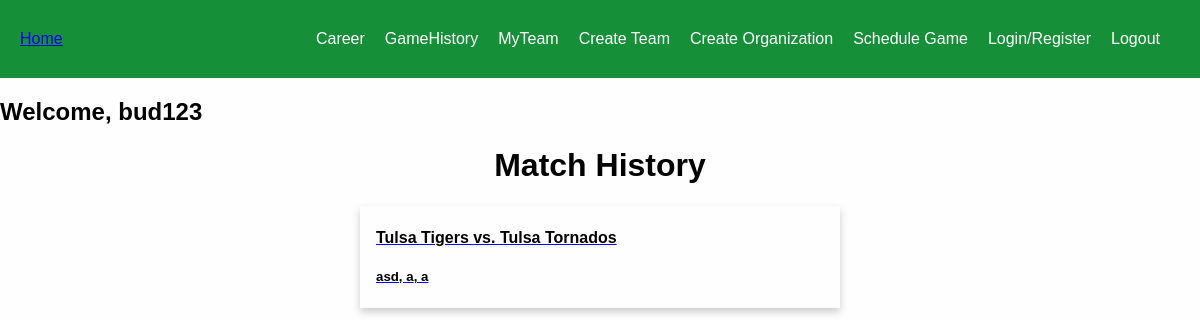
/game-history/ (signed in), run on an earlier commit of the app's database.
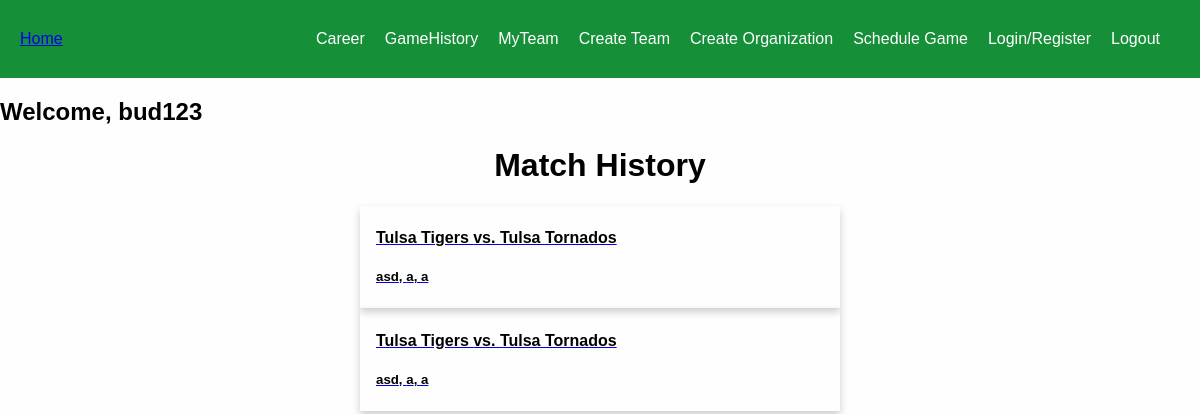
And on a later commit of the database.
### base/models.py (models this page shows, shortened)
class Game(models.Model):
    entering_stats = models.BooleanField(default=False,null=True,blank=False) # true if stat entering has began, this is set to true when the inilize game info is submitted
    doneStats = models.BooleanField(default=False,null=True,blank=False) # true is stat entering has concluded, this is set to true when the last over of the last innings is iterated through
    archived = models.BooleanField(default=False,null=True,blank=False) # this is set to true when the user confirms that there is no edits to make to the stats entered.
    winner = models.ForeignKey(Team,on_delete=models.SET_NULL,null=True, related_name="winner",blank=True)
    team1 = models.ForeignKey(Team,on_delete=models.SET_NULL,null=True, related_name="team1")  # team that sent invite
    team2 = models.ForeignKey(Team,on_delete=models.SET_NULL,null=True, related_name="team2")
    batting1_team = models.ForeignKey(Team,on_delete=models.SET_NULL,null=True, related_name="batting1")
    bowling1_team = models.ForeignKey(Team,on_delete=models.SET_NULL,null=True, related_name="bowling1")
    batting2_team = models.ForeignKey(Team,on_delete=models.SET_NULL,null=True, related_name="batting2")
    bowling2_team  = models.ForeignKey(Team,on_delete=models.SET_NULL,null=True, related_name="bowling2")
    year = models.CharField(max_length=200,null=True)
    month = models.CharField(max_length=200,null=True)
    day = models.CharField(max_length=200,null=True)
    time = models.CharField(max_length=200,null=True)
    location = models.CharField(max_length=200,null=True)
    overs = models.IntegerField(default=0,null=True,blank=True)
    batting_score1 = models.IntegerField(default=0,null=True,blank=True) # number of runs for the first batting team
    batting_score2 = models.IntegerField(default=0,null=True,blank=True) # number of runs for second batting team
    bowling_score1 = models.IntegerField(default=0,null=True,blank=True) # number of wickets for the frist bowling team
    bowling_score2 = models.IntegerField(default=0,null=True,blank=True) # number of wickets for the second bowling team
    current_innings =  models.IntegerField(default=1,  null=True,blank=True)
    current_over = models.IntegerField(default=1,  null=True,blank=True)
    current_ball = models.IntegerField(default=1,  null=True,blank=True)
    ball1 = models.CharField(max_length=200,null=True) # icon of first ball in current over
    ball2 = models.CharField(max_length=200,null=True)
    ball3 = models.CharField(max_length=200,null=True)
    ball4 = models.CharField(max_length=200,null=True)
    ball5 = models.CharField(max_length=200,null=True)
    ball6 = models.CharField(max_length=200,null=True)
    on_strike_batsman = models.OneToOneField("Player", related_name="on_strike_batsman",on_delete=models.SET_NULL,null=True,blank=True,unique=False)
    off_strike_batsman = models.OneToOneField("Player", related_name="off_strike_batsman",on_delete=models.SET_NULL,null=True,blank=True,unique=False)
    current_bowler = models.OneToOneField("Player", related_name="current_bowler",on_delete=models.SET_NULL,null=True,blank=True,unique=False)
    players_stats = models.ManyToManyField("PlayerGameStat", related_name="players_stats", blank=True)

class Team(models.Model):
    name = models.CharField(max_length=200,null=True)
    captain = models.OneToOneField("Player", related_name="captain",on_delete=models.SET_NULL,null=True,blank=True,unique=False)
    players = models.ManyToManyField("Player", related_name="players", blank=True)
    games_played = models.IntegerField(default=0,null=True,blank=True)
    games_won = models.IntegerField(default=0,null=True,blank=True)
    runs_average = models.FloatField(default=0,null=True,blank=True)
    wickets_average = models.FloatField(default=0,null=True,blank=True)
    games = models.ManyToManyField("Game", related_name="gammes", blank=True)
    temporary = models.BooleanField(default=False,null=True,blank=False)

### base/views.py (the view)
# urls.py: path("game-history/", views.game_history, name="game-history"),
def game_history(request):
    user = request.user
    games = []
    for g in user.games.all():
        if g.doneStats == True:  # a game-object is completed if
            games.append(g)
    context = {"games":games}
    return render(request, "base/game_history.html", context)

### base/templates/base/game_history.html (shortened to what this page needs)
{% extends 'main.html' %}
{% block content%}
<h1 class="center">Match History</h1>
{% for game in games %}
    <a href="{% url 'view-game' game.id %}">
      <div class="card">
          <div class="container">
                  <h4>{{game.team1.name}} vs. {{game.team2.name}}</h4>
                  <h5>{{game.day}}, {{game.month}}, {{game.year}}</h5>
          </div>
      </div>
    </a>
{% endfor %}
{% endblock %}

What changed in the data, as far as the page shows it:
added Game: team1.name "Tulsa Tigers", team2.name "Tulsa Tornados", day "asd", month "a", year "a"
